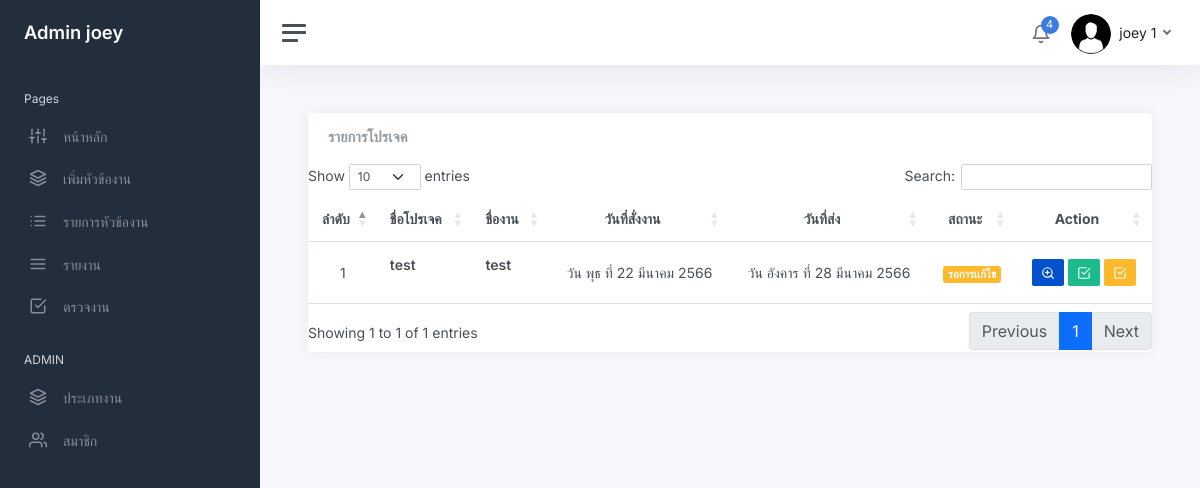
Page /checktask_list.php (signed in) on the committed database.
### tables this page shows
CREATE TABLE `user` (
  `user_id` int(11) NOT NULL,
  `firstname` varchar(200) NOT NULL,
  `lastname` varchar(200) NOT NULL,
  `email` varchar(200) NOT NULL,
  `password` varchar(255) NOT NULL,
  `role_id` int(30) NOT NULL,
  `avatar` varchar(255) NOT NULL,
  `date_created` timestamp NOT NULL DEFAULT current_timestamp() ON UPDATE current_timestamp()
);

CREATE TABLE `details` (
  `details_id` int(11) NOT NULL,
  `project_id` int(11) NOT NULL,
  `task_id` int(11) NOT NULL,
  `comment` varchar(255) NOT NULL,
  `date_detalis` datetime DEFAULT NULL,
  `state_details` char(1) NOT NULL,
  `progress_details` float NOT NULL,
  `usersenddetails` int(30) NOT NULL,
  `send_status` int(1) NOT NULL
);

CREATE TABLE `project` (
  `project_id` int(30) NOT NULL,
  `name_project` varchar(255) NOT NULL,
  `description` text NOT NULL,
  `status_1` tinyint(2) NOT NULL,
  `create_project` timestamp NOT NULL DEFAULT current_timestamp() ON UPDATE current_timestamp(),
  `start_date` datetime NOT NULL,
  `end_date` datetime NOT NULL,
  `manager_id` int(30) NOT NULL,
  `status_2` int(30) NOT NULL,
  `id_jobtype` int(30) NOT NULL,
  `progress_project` float NOT NULL
);

CREATE TABLE `task_list` (
  `task_id` int(30) NOT NULL,
  `name_tasklist` varchar(255) NOT NULL,
  `description_task` varchar(200) NOT NULL,
  `status_task` tinyint(2) NOT NULL,
  `strat_date_task` datetime NOT NULL,
  `end_date_task` datetime NOT NULL,
  `project_id` int(30) NOT NULL,
  `user_id` int(30) NOT NULL,
  `progress_task` float NOT NULL
);

### checktask_list.php (the view, shortened to what this page needs)
<?php
    require_once 'connect.php';
?>
<!DOCTYPE html>
<html lang="en">
<?php include "head.php"?>
<body>
<link rel="stylesheet" type="text/css" href="https://cdn.datatables.net/1.13.2/css/dataTables.bootstrap5.min.css"
<?php include "sidebar.php"?>
<?php include "funtion.php"?>
<form action="proc.php" method="post" class="form-horizontal" enctype="multipart/form-data">
    <main class="content">
                    <div class="card flex-fill">
                        <div class="card-header">
                            <h5 class="card-title mb-0">รายการโปรเจค</h5>
                        </div>
                            <table class="table table-hover my-0" id="example" >
                                <thead>
                                    <tr>
                                        <th class="text-center">ลำดับ</th>
                                        <th class="text-left">ชื่อโปรเจค</th>
                                        <th class="text-left">ชื่องาน</th>
                                        <th class="text-center">วันที่สั่งงาน</th>
                                        <th class="text-center">วันที่ส่ง</th>
                                        <th class="text-center">สถานะ</th>
                                        <th class="text-center">Action</th>
                                    </tr>
                                </thead>
                                <tbody>
                                    <?php
                                        $i = 1;
                                        $where = "";
                                        if($row['level'] >= 3 ){
                                            $where = " where manager_id = '{$_SESSION['user_login']}' AND state_details	= 'y'";
                                        }else{
                                            $where = " where state_details	= 'y'";
                                        }
                                        $sql = "SELECT * ,
                                        DATE_FORMAT(strat_date_task, '%e %M %Y ') AS start_date_task,
                                        DATE_FORMAT(end_date_task, '%e %M %Y ') AS end_date_task,
                                        DATE_FORMAT(strat_date_task, 'เวลา %H:%i น.') AS start_time_task,
                                        DATE_FORMAT(end_date_task, 'เวลา %H:%i น.') AS end_time_task
                                        FROM details
                                        natural  JOIN task_list/*  ON details.task_id = task_list.task_id */
                                        natural  JOIN project
                                        natural  JOIN user  $where /* ON details.project_id = project.project_id; */";
                                        $qry = $db->query($sql);
                                        $qry->execute();
                                        while ($row = $qry->fetch(PDO::FETCH_ASSOC)){
                                    ?>
                                        <tr>
                                            <td class="text-center"><?php echo $i++ ?></td>
                                             <td>
                                                <p><b><?php echo $row['name_project'] ?></b>
                                                <?php ?></p>
						                    </td>
                                            <td class="">
                                            <p><b><?php echo $row['name_tasklist']?></b>
                                            </td>
                                            <td class="text-center" ><?php echo ThDate($row['strat_date_task']); ?></td>
					                        <td class="text-center "><?php echo ThDate($row['date_detalis']) ?></td>
                                            <td class="text-center">
                                                <?php  showstattask($row['status_task']);  ?>
                                            </td>
                                            <td class="text-center">
                                                <a class="btn btn-bitbucket btn-sm" title="ดูรายละเอียดงาน" data-bs-toggle="modal" data-bs-target="#viewdetailsmodal<?php echo $row['details_id']?>"><i data-feather="zoom-in"></i></a>
                                                <button class="btn btn-success btn-sm" title="เช็คว่างงานเสร็จสิ้นเรียบร้อย" onclick="checktasksuccess('<?php echo $row['details_id'] ?>','<?php echo $row['task_id'] ?>','<?php echo $row['project_id'] ?>');"> <i data-feather="check-square"></i></button>
                                                <a class="btn btn-warning btn-sm" href="checktaskedit.php?details_id=<?php echo $row['details_id'] ?>&task_id=<?php echo $row['task_id'] ?>&project_id=<?php echo $row['project_id'] ?>&progress_task=<?php echo $row['progress_task']?>"> <i data-feather="check-square"></i></a>
                                            </td>
                                        </tr>
                                    <?php } ?>
                                </tbody>
                            </table>
                    </div>
        </main>
</form>
    </body>
</html>

### sidebar.php (shortened to what this page needs)
<?php include "head.php"?>
<?php
            if (isset($_SESSION['user_login'])) {
                $user_id = $_SESSION['user_login'];
			 	$sql = "SELECT * FROM user AS u  natural JOIN position  WHERE u.user_id = $user_id ";
				$stmt = $db->prepare($sql);
                $stmt->execute();
                $row = $stmt->fetch(PDO::FETCH_ASSOC);
				$imageURL = 'img/avatars/'.$row['avatar'];
            }
			$level = $row['level'];
?>
<div class="wrapper">
		<nav id="sidebar" class="sidebar js-sidebar">
			<div class="sidebar-content js-simplebar">
				<a class="sidebar-brand" href="index.php">
				<?php if($level ==  1): ?>
				<span class="align-middle">Admin <?php echo $row['firstname'] ?></span>
				<?php else: ?>
					<span class="align-middle">user <?php echo $row['firstname'] ?></span>
					<?php endif; ?>
				</a>
				<ul class="sidebar-nav">
					<li class="sidebar-header">
						Pages
					</li>
					<li class="sidebar-item">
						<a class="sidebar-link" href="index.php">
              <i class="align-middle" data-feather="sliders"></i> <span class="align-middle">หน้าหลัก</span>
            </a>
					</li>
					<?php if($level != 5 ): ?>
					<li class="sidebar-item">
						<a data-bs-target="#maps" data-bs-toggle="collapse" class="sidebar-link collapsed" aria-expanded="false">
							<i class="align-middle" data-feather="layers"></i>
							 <span class="align-middle">
								เพิ่มหัวข้องาน
							</span>
						</a>
					</li>
					<?php endif; ?>
					<li class="sidebar-item">
						<a data-bs-target="#project_list" data-bs-toggle="collapse" class="sidebar-link collapsed" aria-expanded="false">
							<i class="align-middle" data-feather="list"></i>
							 <span class="align-middle">
							 รายการหัวข้องาน
							</span>
						</a>
					</li>
					 <li class="sidebar-item">
						<a class="sidebar-link" href="report.php">
              <i class="align-middle" data-feather="menu"></i> <span class="align-middle">รายงาน</span>
            </a>
					</li>
					<?php if($level != 5): ?>
					<li class="sidebar-item">
						<a class="sidebar-link" href="checktask_list.php">
              <i class="align-middle" data-feather="check-square"></i> <span class="align-middle">ตรวจงาน</span>
            </a>
			<?php endif; ?>
					</li>
					<?php if($level == 1 ): ?>
					<li class="sidebar-header">
						ADMIN
					</li>
					<?php elseif($level == 2): ?>
					<li class="sidebar-header">
						USER
					</li>
					<?php endif; ?>
					<?php if($level <=2): ?>
					<li class="sidebar-item">
						<a data-bs-target="#่jobtype" data-bs-toggle="collapse" class="sidebar-link collapsed" aria-expanded="false">
							<i class="align-middle" data-feather="layers"></i>
							 <span class="align-middle">
								ประเภทงาน
							</span>
						</a>
					</li>
					<li class="sidebar-item">
						<a data-bs-target="#user" data-bs-toggle="collapse" class="sidebar-link collapsed" aria-expanded="false">
							<i class="align-middle" data-feather="users"></i>
							 <span class="align-middle">
								สมาชิก
							</span>
						</a>
					</li>
					<?php endif; ?>
				</ul>
			</div>
		</nav>
		<div class="main">
			<nav class="navbar navbar-expand navbar-light navbar-bg">
				<a class="sidebar-toggle js-sidebar-toggle">
          <i class="hamburger align-self-center"></i>
        </a>
				<div class="navbar-collapse collapse">
					<ul class="navbar-nav navbar-align">
						<li class="nav-item dropdown">
							<a class="nav-icon dropdown-toggle" href="#" id="alertsDropdown" data-bs-toggle="dropdown">
								<div class="position-relative">
									<i class="align-middle" data-feather="bell"></i>
									<span class="indicator">4</span>
								</div>
							</a>
						</li>
						<li class="nav-item dropdown">
							<a class="nav-link dropdown-toggle d-none d-sm-inline-block" href="#" data-bs-toggle="dropdown">
                	<img src="<?php echo $imageURL ?>" class="avatar rounded-circle rounded me-1" alt="" > <span class="text-dark"> <?php echo $row['firstname'] . ' ' . $row['lastname'] ?></span>
              </a>
						</li>
					</ul>
				</div>
			</nav>

### funtion.php (shortened to what this page needs)
<?php
    function showstattask($statustask){
        $stat1 = array("","รอดำเนินการ","กำลังดำเนินการ","ส่งเรียบร้อยเเล้ว","รอการเเก้ไข","เลยระยะเวลาที่กำหนด","ดำเนินการเสร็จสิ้น");
        if($statustask =='1'){
            echo "<span class='badge bg-secondary'>".$stat1[$statustask]."</span>";
        }elseif($statustask =='2'){
            echo "<span class='badge bg-primary'>".$stat1[$statustask]."</span>";
        }elseif($statustask =='3'){
            echo "<span class='badge bg-success'>".$stat1[$statustask]."</span>";
        }elseif($statustask =='4'){
            echo "<span class='badge bg-warning'>".$stat1[$statustask]."</span>";
        }elseif($statustask =='5'){
            echo "<span class='badge bg-danger'>".$stat1[$statustask]."</span>";
        }elseif($statustask =='6'){
            echo "<span class='badge bg-success'>".$stat1[$statustask]."</span>";
        }
    }
    function ThDate($date2){
    $ThDay = array ( "อาทิตย์", "จันทร์", "อังคาร", "พุธ", "พฤหัส", "ศุกร์", "เสาร์" );
    $ThMonth = array ( "มกราคม", "กุมภาพันธ์", "มีนาคม", "เมษายน","พฤษภาคม", "มิถุนายน", "กรกฏาคม", "สิงหาคม","กันยายน", "ตุลาคม", "พฤศจิกายน", "ธันวาคม" );
    $week = date("w",strtotime($date2));
    $months = date("m",strtotime($date2))-1;
    $day = date("d",strtotime($date2));
    $years = date("Y",strtotime($date2))+543;
    return "วัน $ThDay[$week]
            ที่ $day
            $ThMonth[$months]
            $years";
    }
?>

### css/multi_select.css (style rules this page uses)
body { font-family: 'Courier New', Courier, monospace; font-size: 14px; }

### rows in the picture
user: firstname "joey", avatar (picture), lastname "1"
details: project.name_project "test", task.name_tasklist "test", task.strat_date_task "วัน พุธ ที่ 22 มีนาคม 2566", date_detalis "วัน อังคาร ที่ 28 มีนาคม 2566", task.status_task "รอการเเก้ไข"
